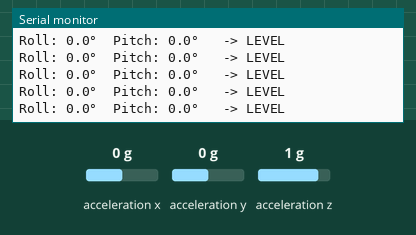
A sketch run on a simulated Arduino Nano 33 BLE. Shown: the last lines printed to the serial monitor. Inputs (shaded band) come from the test bench; at power-on: acceleration x 0 g, acceleration y 0 g, acceleration z 1 g.

Above: at 1.2 s.
1.3 s: acceleration x set to -1.4 g
At 1.57 s:
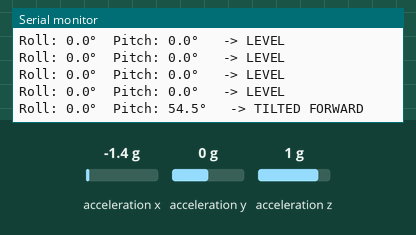
3.3 s: acceleration y set to -1.4 g
At 3.58 s:
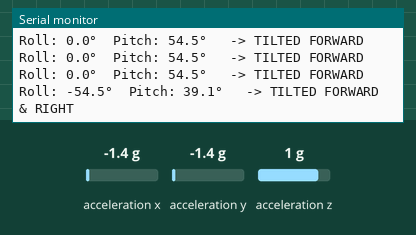
5.3 s: acceleration x set to 0 g
At 5.6 s:
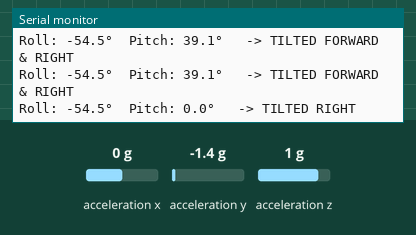
7.3 s: acceleration y set to 0.8 g
At 7.62 s:
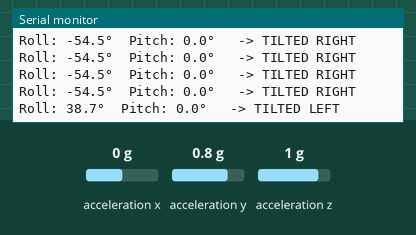
9.3 s: acceleration x set to -0.8 g
At 9.63 s:
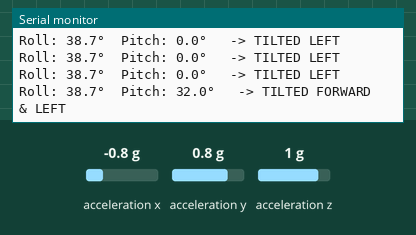
11.3 s: acceleration x set to 0.8 g
At 11.65 s:
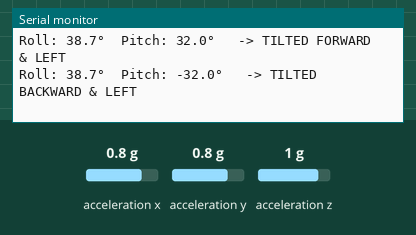

Measured:
- after the input at 1.3 s, the serial monitor: prints a new line after 0.11 s (image 1)
- after the input at 3.3 s, the serial monitor: prints a new line after 0.13 s (image 2)
- after the input at 5.3 s, the serial monitor: prints a new line after 0.15 s (image 3)
- after the input at 7.3 s, the serial monitor: prints a new line after 0.16 s (image 4)
- after the input at 9.3 s, the serial monitor: prints a new line after 0.18 s (image 5)
- after the input at 11.3 s, the serial monitor: prints a new line after 0.19 s (image 6)

The sketch:

Tilt_Sensor.ino
```cpp
#include <Arduino_LSM9DS1.h>

// Deadzone threshold in degrees. If tilt is less than this, the board is considered "Level"
const float TILT_THRESHOLD = 15.0;

void setup() {
  Serial.begin(115200);
  while (!Serial); // Wait for Serial Monitor to open

  // Initialize the internal IMU hardware
  if (!IMU.begin()) {
    Serial.println("Failed to initialize IMU!");
    while (1); // Freeze if hardware fails
  }

  Serial.println("IMU Spatial Orientation Initialized.");
  Serial.println("Keep the board flat on boot.");
}

void loop() {
  if (IMU.accelerationAvailable()) {
    float x, y, z;

    // Read the raw accelerometer data (measured in G-forces)
    IMU.readAcceleration(x, y, z);

    // Calculate Roll and Pitch angles in degrees using standard trigonometry
    // atan2 outputs radians, which we convert to degrees by multiplying by 180 / PI (~57.295)
    float roll  = atan2(y, z) * 57.29578;
    float pitch = atan2(-x, sqrt(y * y + z * z)) * 57.29578;

    // String container to hold our dynamic classification label text
    String directionLabel = "LEVEL";

    // 1. Check Primary Pitch Orientations (Forward / Backward)
    if (pitch > TILT_THRESHOLD) {
      directionLabel = "TILTED FORWARD";
    }
    else if (pitch < -TILT_THRESHOLD) {
      directionLabel = "TILTED BACKWARD";
    }

    // 2. Check Primary Roll Orientations (Left / Right)
    // We combine strings if the board is tilted diagonally (e.g., Forward + Left)
    if (roll > TILT_THRESHOLD) {
      if (directionLabel == "LEVEL") directionLabel = "TILTED LEFT";
      else directionLabel += " & LEFT";
    }
    else if (roll < -TILT_THRESHOLD) {
      if (directionLabel == "LEVEL") directionLabel = "TILTED RIGHT";
      else directionLabel += " & RIGHT";
    }

    // Print calculated telemetry data and directional classification matrix
    Serial.print("Roll: "); Serial.print(roll, 1); Serial.print("°\t");
    Serial.print("Pitch: "); Serial.print(pitch, 1); Serial.print("°\t -> ");
    Serial.println(directionLabel);

    delay(200); // 5Hz data refresh rate tracking cycle
  }
}
```
